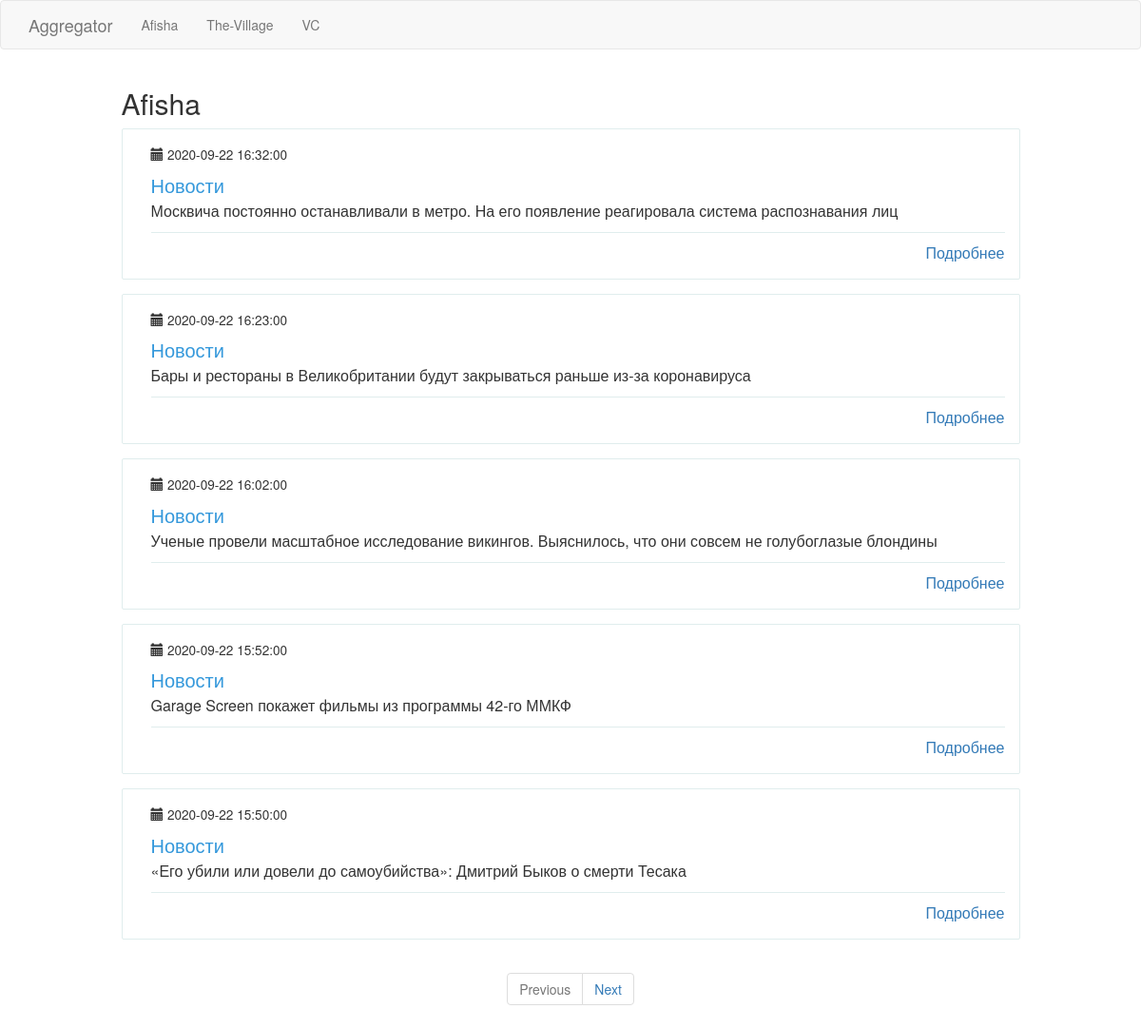
Page /afisha on the earlier database version.
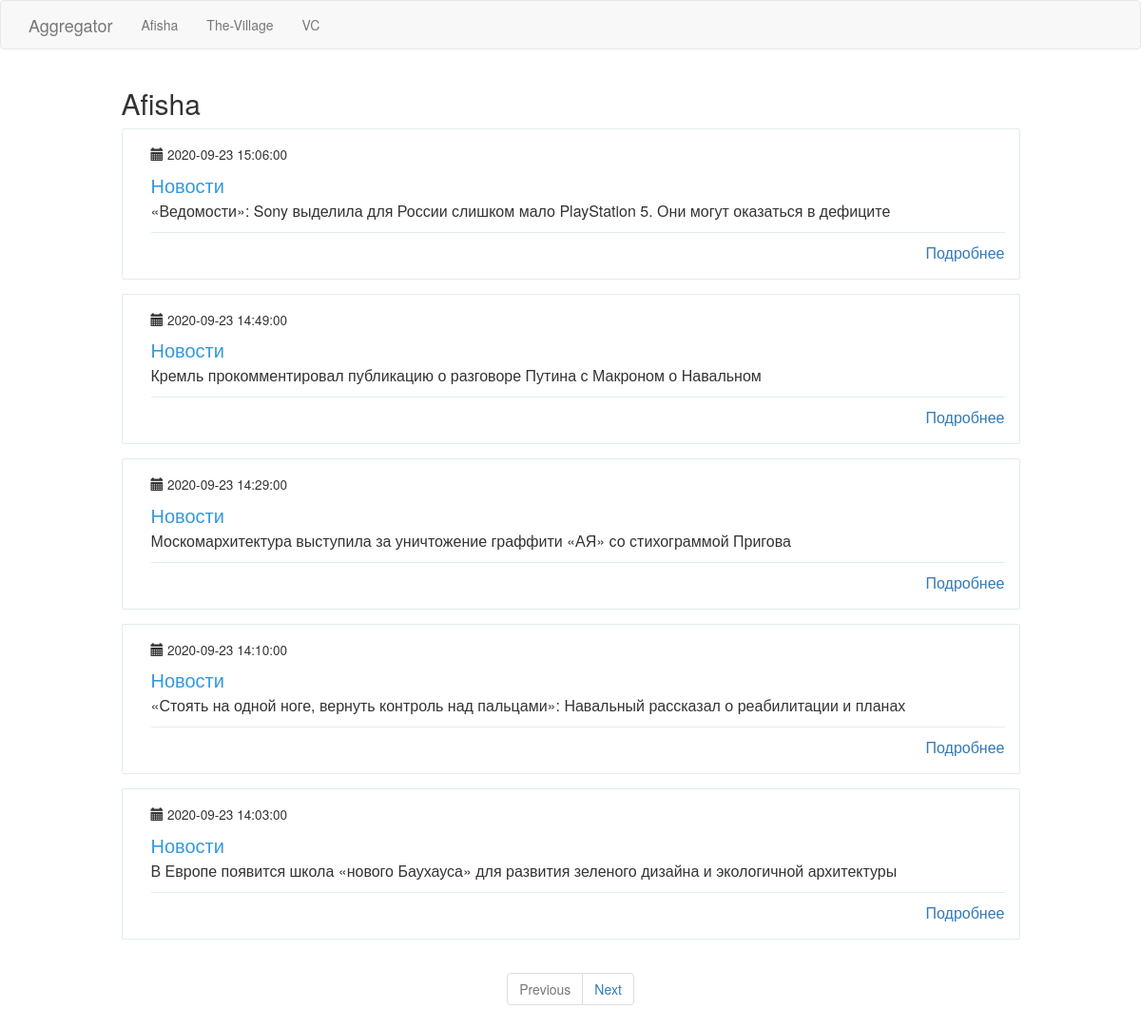
Same page on the later database version.
### app/models.py (models this page shows, shortened)
class PaginatedAPIMixin(object):
    @staticmethod
    def to_collection_dict(query, page, per_page, endpoint, **kwargs):
        resources = query.paginate(page, per_page, False)
        data = {
            'items': [item.to_dict() for item in resources.items],
            '_meta': {
                'page': page,
                'per_page': per_page,
                'total_pages': resources.pages,
                'total_items': resources.total
            },
            '_links': {
                'self': url_for(endpoint, page=page, per_page=per_page, **kwargs),
                'next': url_for(endpoint, page=page + 1, per_page=per_page, **kwargs) if resources.has_next else None,
                'prev': url_for(endpoint, page=page - 1, per_page=per_page, **kwargs) if resources.has_prev else None
            }
        }
        return data

class News(PaginatedAPIMixin, db.Model):
    id = db.Column(db.Integer, primary_key=True)
    header = db.Column(db.String(120), index=True, unique=True)
    link = db.Column(db.String(120), index=True, unique=True)
    timestamp = db.Column(db.DateTime, index=True, default=datetime.utcnow)
    user_id = db.Column(db.Integer, db.ForeignKey('resource.id'))

### app/main/routes.py (the view)
@bp.route('/afisha', methods=['GET'])
@cache.cached(timeout=120, query_string=True)
def afisha():
    page = request.args.get('page', 1, type=int)
    news = News.query.filter_by(user_id=1).order_by(News.timestamp.desc())\
        .paginate(page, current_app.config['POSTS_PER_PAGE'], False)
    next_url = url_for('main.afisha', page=news.next_num) if news.has_next else None
    prev_url = url_for('main.afisha', page=news.prev_num) if news.has_prev else None
    return render_template("news.html", news=news.items, title="Afisha", next_url=next_url, prev_url=prev_url)

### app/templates/news.html (shortened to what this page needs)
{% extends "base.html" %}
{% block content %}
    <div class="container">
      <div class="row">
         <div class="col-md-10 col-md-offset-1 header-h2">
             <h2>{{ title }}</h2>
         </div>
        {% for new in news %}
        <div class="col-md-10 col-md-offset-1">
          <div class="wp-block property list">
            <div class="wp-block-body">
              <div class="wp-block-content">
                <small>
                 <span class="glyphicon glyphicon-calendar" aria-hidden="true"></span> {{ new.timestamp  }}
                </small>
                <h4 class="content-title">Новости</h4>
                <p class="description">{{ new.header }}</p>
                <span class="pull-right">
                  <span class="capacity">
                     <a href="{{ new.link }}">Подробнее</a>
                  </span>
                </span>
              </div>
            </div>
          </div>
        </div>
      {% endfor %}
      </div>
    </div>
<nav class="text-center" aria-label="Page navigation example">
  <ul class="pagination">
    <li class="page-item {% if not prev_url %} disabled{% endif %}">
      <a class="page-link" href="{{ prev_url or '#' }}" tabindex="-1">Previous</a>
    </li>
    <li class="page-item{% if not next_url %} disabled{% endif %}">
      <a class="page-link" href="{{ next_url or '#' }}">Next</a>
    </li>
  </ul>
</nav>
{% endblock %}

### app/templates/base.html (shortened to what this page needs)
{% extends 'bootstrap/base.html' %}
{% block styles %}
{{super()}}
<link rel="stylesheet" type="text/css" href="{{ url_for( 'static', filename='style.css')}}">
{% endblock %}
{% block navbar %}
    <nav class="navbar navbar-default">
        <div class="container">
            <div class="navbar-header">
                <a class="navbar-brand" href="{{ url_for('main.index') }}">Aggregator</a>
            </div>
            <div class="collapse navbar-collapse" id="bs-example-navbar-collapse-1">
                <ul class="nav navbar-nav">
                    <li><a href="{{ url_for('main.afisha') }}">Afisha</a></li>
                    <li><a href="{{ url_for('main.village') }}">The-Village</a></li>
                    <li><a href="{{ url_for('main.vc') }}">VC</a></li>
                </ul>
            </div>
        </div>
    </nav>
{% endblock %}

### app/static/style.css (style rules this page uses)
.wp-block { margin: 0 0 15px 0; -webkit-transition: all .3s linear; transition: all .3s linear; position: relative; cursor: default; border-radius: 2px; }
.wp-block.property.list { border: 1px solid #e0eded; margin-bottom: 15px !important; }
.wp-block.property.list { padding: 15px 15px 0 15px; }
.wp-block.property.list { margin: 0; padding: 0; font-size: 16px; font-weight: 400; }
.wp-block .wp-block-body { padding: 15px; }
.wp-block.property.list .wp-block-content .content-title { font-size: 20px; color: #3498db; margin-bottom: 5px; }
.wp-block.property.list .wp-block-body .wp-block-content { width: 10%; display: table-cell; vertical-align: top; padding-left: 15px; }
.wp-block.property.list .wp-block-content .description { padding-bottom: 10px; border-bottom: 1px solid #e0eded; }

Differences in the rows shown:
no longer on this page (row unchanged): News: timestamp "2020-09-22 16:32:00", header "Москвича постоянно останавливали в метро. На его появление реагировала система распознавания лиц"
no longer on this page (row unchanged): News: timestamp "2020-09-22 16:23:00", header "Бары и рестораны в Великобритании будут закрываться раньше из‑за коронавируса"
no longer on this page (row unchanged): News: timestamp "2020-09-22 16:02:00", header "Ученые провели масштабное исследование викингов. Выяснилось, что они совсем не голубоглазые блондины"
no longer on this page (row unchanged): News: timestamp "2020-09-22 15:52:00", header "Garage Screen покажет фильмы из программы 42-го ММКФ"
no longer on this page (row unchanged): News: timestamp "2020-09-22 15:50:00", header "«Его убили или довели до самоубийства»: Дмитрий Быков о смерти Тесака"
added News: timestamp "2020-09-23 15:06:00", header "«Ведомости»: Sony выделила для России слишком мало PlayStation 5. Они могут оказаться в дефиците"
added News: timestamp "2020-09-23 14:49:00", header "Кремль прокомментировал публикацию о разговоре Путина с Макроном о Навальном"
added News: timestamp "2020-09-23 14:29:00", header "Москомархитектура выступила за уничтожение граффити «АЯ» со стихограммой Пригова"
added News: timestamp "2020-09-23 14:10:00", header "«Стоять на одной ноге, вернуть контроль над пальцами»: Навальный рассказал о реабилитации и планах"
added News: timestamp "2020-09-23 14:03:00", header "В Европе появится школа «нового Баухауса» для развития зеленого дизайна и экологичной архитектуры"
